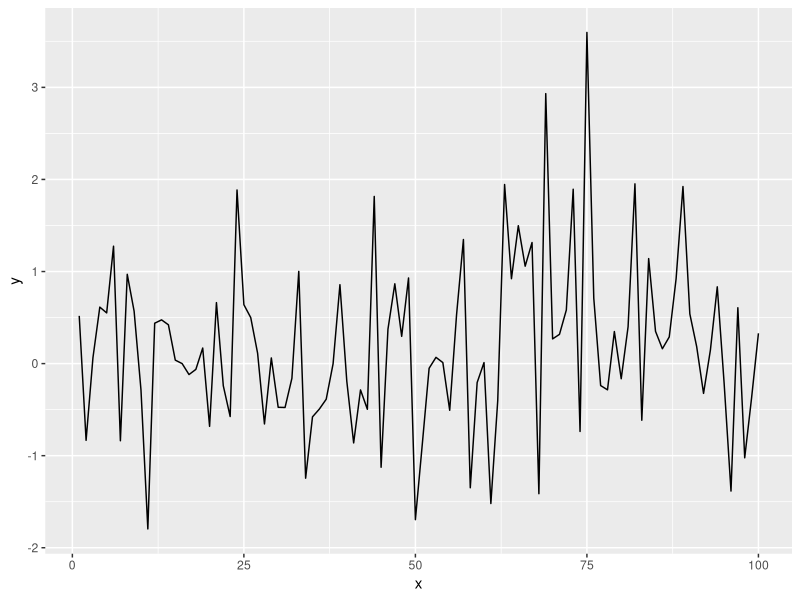

The R script that drew this image:
## ---- chunk 1
knitr::opts_chunk$set(echo = FALSE,
                      message = FALSE,
                      warning = FALSE,
                      fig.align = "center",
                      fig.path = "Figures/")
## ---- chunk 2
library(tidyverse)
library(ggplot2)
## ---- chunk 3

x = seq(1:100)
y = rnorm(100)
dat = data.frame(x, y)

ggplot(dat, aes(x = x, y = y)) + 
  geom_line()

